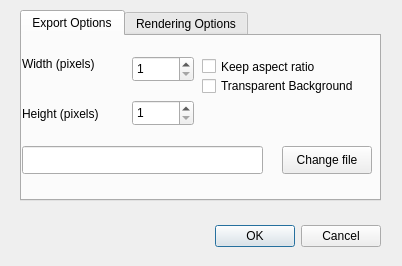
<?xml version="1.0" encoding="UTF-8"?>
<ui version="4.0">
 <class>Dialog</class>
 <widget class="QDialog" name="Dialog">
  <property name="geometry">
   <rect>
    <x>0</x>
    <y>0</y>
    <width>402</width>
    <height>266</height>
   </rect>
  </property>
  <property name="windowTitle">
   <string>Export Snapshot</string>
  </property>
  <widget class="QDialogButtonBox" name="buttonBox">
   <property name="geometry">
    <rect>
     <x>200</x>
     <y>220</y>
     <width>181</width>
     <height>32</height>
    </rect>
   </property>
   <property name="orientation">
    <enum>Qt::Horizontal</enum>
   </property>
   <property name="standardButtons">
    <set>QDialogButtonBox::Cancel|QDialogButtonBox::Ok</set>
   </property>
  </widget>
  <widget class="QTabWidget" name="tabWidget">
   <property name="geometry">
    <rect>
     <x>20</x>
     <y>10</y>
     <width>361</width>
     <height>191</height>
    </rect>
   </property>
   <property name="currentIndex">
    <number>0</number>
   </property>
   <widget class="QWidget" name="tab">
    <attribute name="title">
     <string>Export Options</string>
    </attribute>
    <widget class="QLabel" name="label_2">
     <property name="geometry">
      <rect>
       <x>0</x>
       <y>70</y>
       <width>91</width>
       <height>16</height>
      </rect>
     </property>
     <property name="text">
      <string>Height (pixels)</string>
     </property>
    </widget>
    <widget class="QDoubleSpinBox" name="heightSpinBox">
     <property name="geometry">
      <rect>
       <x>110</x>
       <y>64</y>
       <width>62</width>
       <height>26</height>
      </rect>
     </property>
     <property name="decimals">
      <number>0</number>
     </property>
     <property name="minimum">
      <double>1.000000000000000</double>
     </property>
     <property name="maximum">
      <double>50000.000000000000000</double>
     </property>
    </widget>
    <widget class="QCheckBox" name="checkBox">
     <property name="geometry">
      <rect>
       <x>180</x>
       <y>20</y>
       <width>131</width>
       <height>21</height>
      </rect>
     </property>
     <property name="text">
      <string>Keep aspect ratio</string>
     </property>
    </widget>
    <widget class="QDoubleSpinBox" name="widthSpinBox">
     <property name="geometry">
      <rect>
       <x>110</x>
       <y>20</y>
       <width>62</width>
       <height>26</height>
      </rect>
     </property>
     <property name="decimals">
      <number>0</number>
     </property>
     <property name="minimum">
      <double>1.000000000000000</double>
     </property>
     <property name="maximum">
      <double>50000.000000000000000</double>
     </property>
    </widget>
    <widget class="QLabel" name="label">
     <property name="geometry">
      <rect>
       <x>0</x>
       <y>20</y>
       <width>91</width>
       <height>16</height>
      </rect>
     </property>
     <property name="text">
      <string>Width (pixels)</string>
     </property>
    </widget>
    <widget class="QLineEdit" name="filenameInput">
     <property name="geometry">
      <rect>
       <x>0</x>
       <y>110</y>
       <width>241</width>
       <height>28</height>
      </rect>
     </property>
    </widget>
    <widget class="QPushButton" name="pushButton">
     <property name="geometry">
      <rect>
       <x>260</x>
       <y>110</y>
       <width>90</width>
       <height>28</height>
      </rect>
     </property>
     <property name="text">
      <string>Change file</string>
     </property>
    </widget>
    <widget class="QCheckBox" name="transparentBackgroundCheckBox">
     <property name="geometry">
      <rect>
       <x>180</x>
       <y>40</y>
       <width>171</width>
       <height>20</height>
      </rect>
     </property>
     <property name="text">
      <string>Transparent Background</string>
     </property>
    </widget>
   </widget>
   <widget class="QWidget" name="tab_2">
    <attribute name="title">
     <string>Rendering Options</string>
    </attribute>
    <widget class="QSpinBox" name="sphereSubdivisionsSpinBox">
     <property name="geometry">
      <rect>
       <x>160</x>
       <y>20</y>
       <width>42</width>
       <height>26</height>
      </rect>
     </property>
    </widget>
    <widget class="QSpinBox" name="cylinderSubdivisionsSpinBox">
     <property name="geometry">
      <rect>
       <x>160</x>
       <y>70</y>
       <width>42</width>
       <height>26</height>
      </rect>
     </property>
    </widget>
    <widget class="QLabel" name="label_3">
     <property name="geometry">
      <rect>
       <x>20</x>
       <y>20</y>
       <width>121</width>
       <height>16</height>
      </rect>
     </property>
     <property name="text">
      <string>Sphere Subdivisions</string>
     </property>
    </widget>
    <widget class="QLabel" name="label_4">
     <property name="geometry">
      <rect>
       <x>20</x>
       <y>80</y>
       <width>131</width>
       <height>16</height>
      </rect>
     </property>
     <property name="text">
      <string>Cylinder Subdivisions</string>
     </property>
    </widget>
   </widget>
  </widget>
 </widget>
 <tabstops>
  <tabstop>tabWidget</tabstop>
  <tabstop>widthSpinBox</tabstop>
  <tabstop>heightSpinBox</tabstop>
  <tabstop>checkBox</tabstop>
  <tabstop>filenameInput</tabstop>
  <tabstop>pushButton</tabstop>
  <tabstop>sphereSubdivisionsSpinBox</tabstop>
  <tabstop>cylinderSubdivisionsSpinBox</tabstop>
 </tabstops>
 <resources/>
 <connections>
  <connection>
   <sender>buttonBox</sender>
   <signal>accepted()</signal>
   <receiver>Dialog</receiver>
   <slot>accept()</slot>
   <hints>
    <hint type="sourcelabel">
     <x>248</x>
     <y>254</y>
    </hint>
    <hint type="destinationlabel">
     <x>157</x>
     <y>274</y>
    </hint>
   </hints>
  </connection>
  <connection>
   <sender>buttonBox</sender>
   <signal>rejected()</signal>
   <receiver>Dialog</receiver>
   <slot>reject()</slot>
   <hints>
    <hint type="sourcelabel">
     <x>316</x>
     <y>260</y>
    </hint>
    <hint type="destinationlabel">
     <x>286</x>
     <y>274</y>
    </hint>
   </hints>
  </connection>
 </connections>
</ui>
